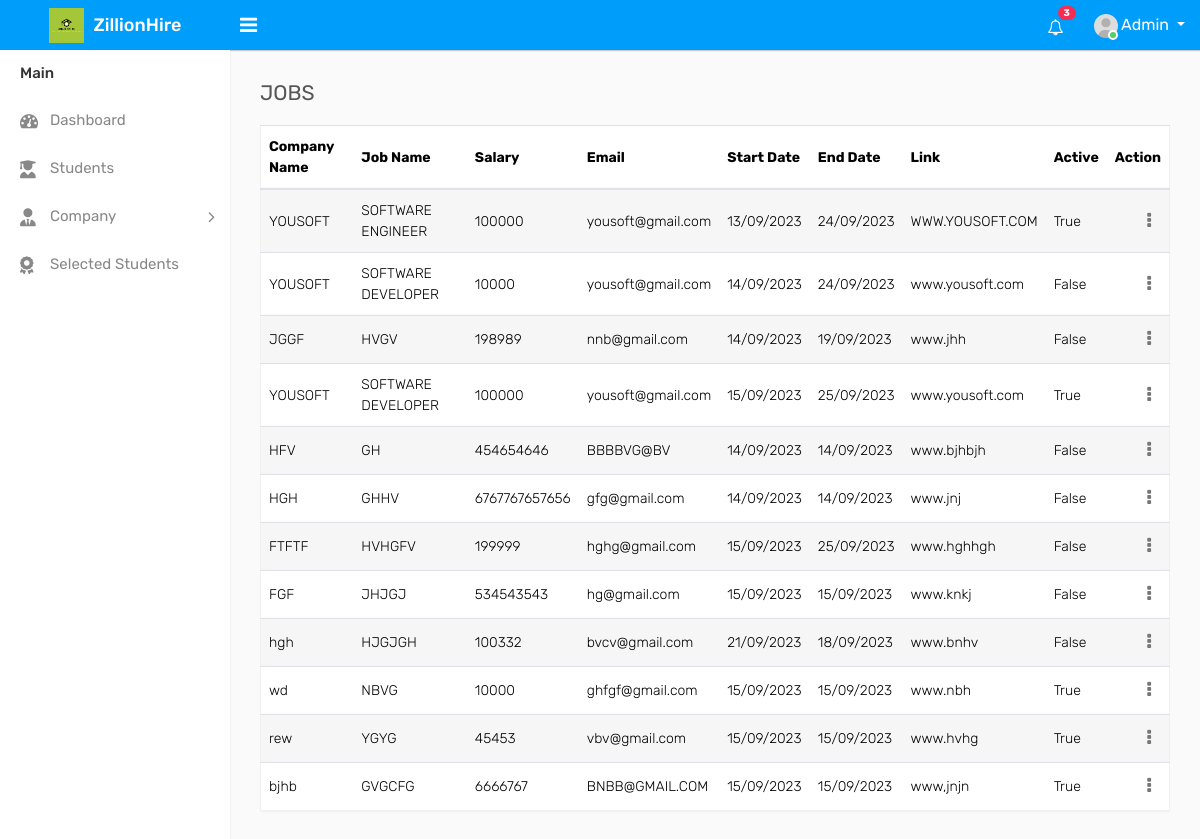
The page /jobslist on the database its author committed.
### website/models.py (models this page shows, shortened)
class Jobs(models.Model):
    cname = models.CharField(max_length=100)
    jname = models.CharField(max_length=100)
    salary = models.IntegerField()
    email = models.EmailField(max_length=100)
    sdate = models.CharField(max_length=100)
    edate = models.CharField(max_length=100)
    link = models.CharField(max_length=100)
    is_active=models.BooleanField(default=True)
    criteria= models.ImageField(upload_to='images/',blank= True,null=True)

### website/views.py (the view)
# urls.py: path('jobslist',jobslist, name='jobslist'),
def jobslist(request):
    job_list= Jobs.objects.all()
    context = {'job_list': job_list}
    return render(request, 'admin/admin_jobtable.html', context)

### templates/admin/admin_jobtable.html (shortened to what this page needs)
<!DOCTYPE html>
{% load static %}
<html lang="en">
<head>
    <link rel="stylesheet" type="text/css" href="{% static 'assets_admin/css/bootstrap.min.css'%}">
    <link rel="stylesheet" href="https://cdnjs.cloudflare.com/ajax/libs/font-awesome/5.15.3/css/all.min.css">
    <link rel="stylesheet" href="https://cdnjs.cloudflare.com/ajax/libs/font-awesome/6.3.0/css/all.min.css">
    <link rel="stylesheet" type="text/css" href="{% static 'assets_admin/css/font-awesome.min.css'%}">
    <link rel="stylesheet" type="text/css" href="{% static 'assets_admin/css/select2.min.css'%}">
    <link rel="stylesheet" type="text/css" href="{% static 'assets_admin/css/bootstrap-datetimepicker.min.css'%}">
    <link rel="stylesheet" type="text/css" href="{% static 'assets_admin/css/style.css'%}">
</head>
<body>
    <div class="main-wrapper">
                <div class="header">
                    <div class="header-left">
                        <a href="{% url 'admin_index2' %}" class="logo">
                            <img src="{% static 'assets_admin/img/logo.png' %}" width="35" height="35" alt=""> <span>ZillionHire</span>
                        </a>
                    </div>
                    <a id="toggle_btn" href="javascript:void(0);"><i class="fa fa-bars"></i></a>
                    <ul class="nav user-menu float-right">
                        <li class="nav-item dropdown d-none d-sm-block">
                            <a href="#" class="dropdown-toggle nav-link" data-toggle="dropdown"><i class="fa fa-bell-o"></i> <span class="badge badge-pill bg-danger float-right">3</span></a>
                        </li>
                        <li class="nav-item dropdown has-arrow">
                            <a href="#" class="dropdown-toggle nav-link user-link" data-toggle="dropdown">
                                <span class="user-img">
                                    <img class="rounded-circle" src="{% static 'assets_admin/img/user.jpg' %}" width="24" alt="Admin">
                                    <span class="status online"></span>
                                </span>
                                <span>Admin</span>
                            </a>
                        </li>
                    </ul>
                </div>
                <div class="sidebar" id="sidebar">
                    <div class="sidebar-inner slimscroll">
                        <div id="sidebar-menu" class="sidebar-menu">
                            <ul>
                                <li class="menu-title">Main</li>
                                <li>
                                    <a href="{% url 'admin_index2' %}"><i class="fa fa-dashboard"></i> <span>Dashboard</span></a>
                                </li>
                                <li>
                                    <a href="{% url 'admin_poststudent' %}"><i class="fa-solid fa-user-graduate"></i> <span>Students</span></a>
                                </li>
                                <li class="submenu" class="active">
                                    <a href="#"><i class="fas fa-user-tie"></i> <span> Company </span> <span class="menu-arrow"></span></a>
                                </li>
                                <li>
                                    <a href="{% url 'admin_poststudent' %}"><i class="fa-solid fa-award"></i> <span>Selected Students</span></a>
                                </li>
                            </ul>
                            </div>
                        </div>
                    </div>
                    <div class="page-wrapper">
                        <div class="content">
                            <div class="row">
                                <div class="col-sm-4 col-3">
                                    <h4 class="page-title">JOBS</h4>
                                </div>
                            </div>
                            <div class="row">
                                <div class="col-md-12">
                                    <div class="table-responsive">
                                        <table class="table table-striped custom-table">
                                            <thead>
                                                <tr>
                                                    <th>Company Name</th>
                                                    <th>Job Name</th>
                                                    <th>Salary</th>
                                                    <th>Email</th>
                                                    <th>Start Date</th>
                                                    <th>End Date</th>
                                                    <th>Link</th>
                                                    <th>Active</th>
                                                    <th class="text-right">Action</th>
                                                </tr>
                                            </thead>
                                            <tbody>
                                                <tbody>
                                                    {% for job in job_list %}
                                                    <tr>
                                                        <td>{{ job.cname }}</td>
                                                        <td>{{ job.jname }}</td>
                                                        <td>{{ job.salary }}</td>
                                                        <td>{{ job.email }}</td>
                                                        <td>{{ job.sdate }}</td>
                                                        <td>{{ job.edate }}</td>
                                                        <td>{{ job.link }}</td>
                                                        <td>{{ job.is_active }}</td>
                                                        <td class="text-right">
                                                            <div class="dropdown dropdown-action">
                                                                <a href="#" class="action-icon dropdown-toggle" data-toggle="dropdown" aria-expanded="false"><i class="fa fa-ellipsis-v"></i></a>
                                                            </div>
                                                        </td>
                                                    </tr>
                                                    {% endfor %}
                                                </tbody>
                                            </tbody>
                                        </table>
                                    </div>
                                </div>
                            </div>
                        </div>
    </div>
                  </body>
</html>

### rows shown on the page
Jobs: cname "YOUSOFT", jname "SOFTWARE ENGINEER", salary "100000", email "yousoft@gmail.com", sdate "13/09/2023", edate "24/09/2023", link "WWW.YOUSOFT.COM", is_active "True"
Jobs: cname "YOUSOFT", jname "SOFTWARE DEVELOPER", salary "10000", email "yousoft@gmail.com", sdate "14/09/2023", edate "24/09/2023", link "www.yousoft.com", is_active "False"
Jobs: cname "JGGF", jname "HVGV", salary "198989", email "nnb@gmail.com", sdate "14/09/2023", edate "19/09/2023", link "www.jhh", is_active "False"
Jobs: cname "YOUSOFT", jname "SOFTWARE DEVELOPER", salary "100000", email "yousoft@gmail.com", sdate "15/09/2023", edate "25/09/2023", link "www.yousoft.com", is_active "True"
Jobs: cname "HFV", jname "GH", salary "454654646", email "BBBBVG@BV", sdate "14/09/2023", edate "14/09/2023", link "www.bjhbjh", is_active "False"
Jobs: cname "HGH", jname "GHHV", salary "6767767657656", email "gfg@gmail.com", sdate "14/09/2023", edate "14/09/2023", link "www.jnj", is_active "False"
Jobs: cname "FTFTF", jname "HVHGFV", salary "199999", email "hghg@gmail.com", sdate "15/09/2023", edate "25/09/2023", link "www.hghhgh", is_active "False"
Jobs: cname "FGF", jname "JHJGJ", salary "534543543", email "hg@gmail.com", sdate "15/09/2023", edate "15/09/2023", link "www.knkj", is_active "False"
Jobs: cname "hgh", jname "HJGJGH", salary "100332", email "bvcv@gmail.com", sdate "21/09/2023", edate "18/09/2023", link "www.bnhv", is_active "False"
Jobs: cname "wd", jname "NBVG", salary "10000", email "ghfgf@gmail.com", sdate "15/09/2023", edate "15/09/2023", link "www.nbh", is_active "True"
Jobs: cname "rew", jname "YGYG", salary "45453", email "vbv@gmail.com", sdate "15/09/2023", edate "15/09/2023", link "www.hvhg", is_active "True"
Jobs: cname "bjhb", jname "GVGCFG", salary "6666767", email "BNBB@GMAIL.COM", sdate "15/09/2023", edate "15/09/2023", link "www,jnjn", is_active "True"
